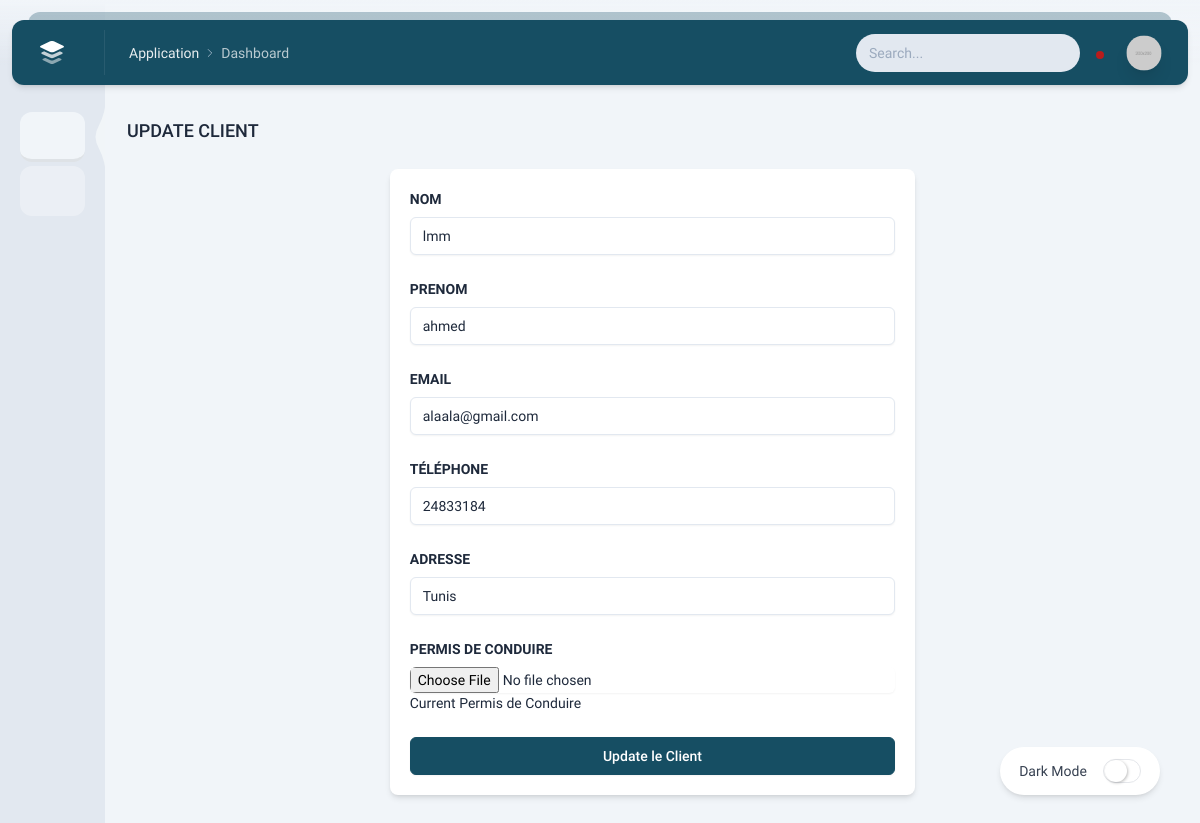
Screenshot of /clients/1/update/ (signed in) with the database file from the repository.
### store/models.py (models this page shows, shortened)
class Client(models.Model):
    user = models.ForeignKey(User, on_delete=models.CASCADE)
    nom = models.CharField(max_length=100)
    prenom = models.CharField(max_length=100)
    email = models.EmailField()  # Removed unique=True to allow duplicate emails
    telephone = models.CharField(max_length=15, null=True, blank=True)
    adresse = models.TextField(null=True, blank=True)
    permis_conduire = models.FileField(upload_to='permis/', null=True, blank=True)
    date_inscription = models.DateTimeField(default=timezone.now)

### store/views.py (the view, shortened to what this page needs)
# urls.py: path('clients/<int:id>/update/', views.update_client, name='update_client'),
@login_required
def update_client(request, id):
    client = get_object_or_404(Client, id=id)
    return render(request, 'update_client.html', {'client': client})

### store/templates/update_client.html (shortened to what this page needs)
{% extends 'base.html' %}
{% load static %}
{% block content %}
<div class="intro-y flex items-center mt-8">
    <h2 class="text-lg font-medium mr-auto">
        UPDATE CLIENT
    </h2>
</div>
<div class="bg-white p-5 rounded-lg shadow-md mt-6 w-full sm:w-3/4 lg:w-1/2 mx-auto">
    <form method="POST" enctype="multipart/form-data">
        <div class="mb-5 w-full">
            <label for="nom" class="form-label"><strong>NOM</strong></label>
            <input id="nom" name="nom" type="text" value="{{ client.nom }}" class="form-control w-full" placeholder="Nom" required>
        </div>
        <div class="mt-6 w-full">
            <label for="prenom" class="form-label"><strong>PRENOM</strong></label>
            <input id="prenom" name="prenom" type="text" value="{{ client.prenom }}" class="form-control w-full" placeholder="Prénom" required>
        </div>
        <div class="mt-6 w-full">
            <label for="email" class="form-label"><strong>EMAIL</strong></label>
            <input id="email" name="email" type="email" value="{{ client.email }}" class="form-control w-full" placeholder="Email" required>
        </div>
        <div class="mt-6 w-full">
            <label for="telephone" class="form-label"><strong>TÉLÉPHONE</strong></label>
            <input id="telephone" name="telephone" type="text" value="{{ client.telephone }}" class="form-control w-full" placeholder="Téléphone" required>
        </div>
        <div class="mt-6 w-full">
            <label for="adresse" class="form-label"><strong>ADRESSE</strong></label>
            <input id="adresse" name="adresse" type="text" value="{{ client.adresse }}" class="form-control w-full" placeholder="Adresse" required>
        </div>
        <div class="mt-6 w-full">
            <label for="permis_conduire" class="form-label"><strong>PERMIS DE CONDUIRE</strong></label>
            <input id="permis_conduire" name="permis_conduire" type="file" class="form-control w-full">
            {% if client.permis_conduire %}
                <a href="{{ client.permis_conduire.url }}" target="_blank">Current Permis de Conduire</a>
            {% endif %}
        </div>
        <div class="mt-6 w-full">
            <button type="submit" class="btn btn-primary w-full">Update le Client</button>
        </div>
    </form>
</div>
{% endblock %}

### rows the page displays
Client: nom "lmm", prenom "ahmed", email "alaala@gmail.com", telephone "24833184", adresse "Tunis"
